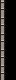

Below is a game level as drawn by its tile map, then a one-line description and the .tmx file that defines it, in full:
An orthogonal 1x5 tile map with 16x16 px tiles, 1 tile layer (Tile Layer 1).

<map version="1.9" tiledversion="1.9.1" orientation="orthogonal" renderorder="right-down" width="1" height="5" tilewidth="16" tileheight="16" infinite="0" nextlayerid="2" nextobjectid="1">
 <tileset firstgid="1" source="../0x72_DungeonTilesetII_v1.4.tsx" />
 <layer id="1" name="Tile Layer 1" width="1" height="5">
  <data encoding="csv">
258,
258,
258,
258,
258
</data>
 </layer>
</map>
